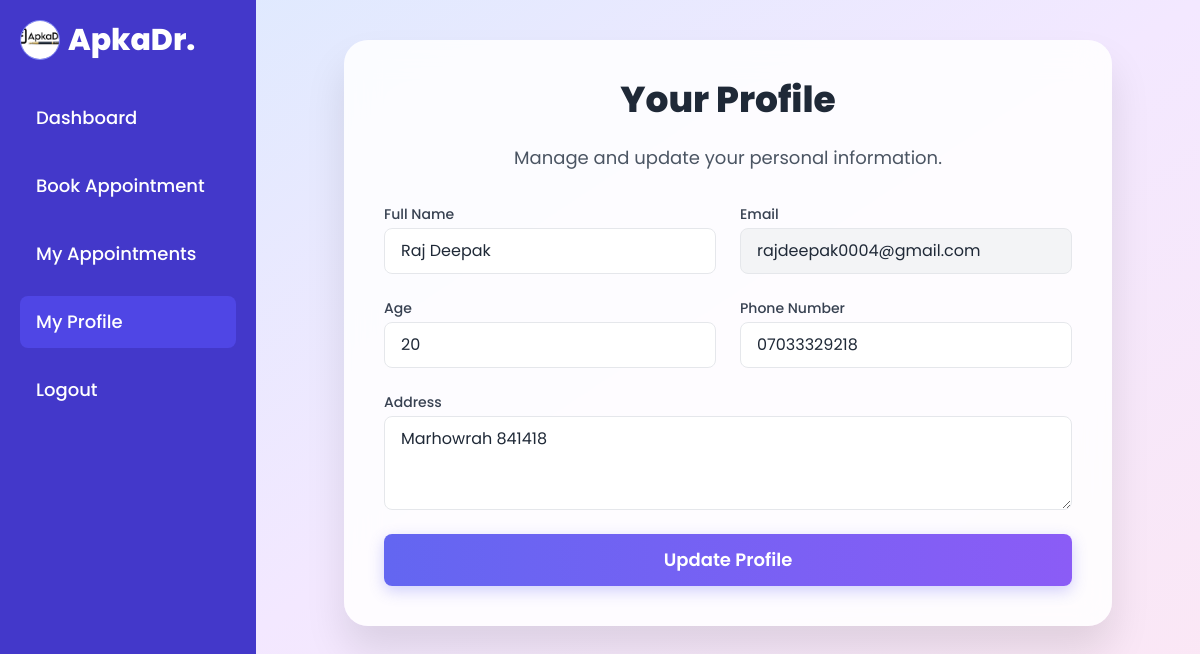
Page /user/profile (signed in) on the committed database.
### backend/models.py (models this page shows)
class User(db.Model):
    id = db.Column(db.Integer(), primary_key=True)
    fullName = db.Column(db.String(), nullable=False)  # Removed unique=True
    email = db.Column(db.String(), unique=True, nullable=False)
    age = db.Column(db.Integer(), nullable=False)
    phone = db.Column(db.String(), nullable=False)
    address = db.Column(db.String(), nullable=False)
    password = db.Column(db.String(),nullable=False)
    type = db.Column(db.String(), default="general")
    appointments = db.relationship('Appointment', backref='patient', lazy=True, primaryjoin="User.id == Appointment.user_id")

### backend/controllers.py (the view, shortened to what this page needs)
@app.route("/user/profile", methods=["GET", "POST"])
def user_profile():
    if session.get("user_type") != "general":
        flash("Unauthorized access", "danger")
        return redirect(url_for("login_page"))
    user_id = session.get("user_id")
    user = User.query.get_or_404(user_id)
    return render_template("user/user_profile.html", user=user)

### templates/user/user_profile.html (shortened to what this page needs)
<!DOCTYPE html>
<html lang="en">
<head>
    <script src="https://cdn.tailwindcss.com"></script>
</head>
<body class="bg-gradient-to-br from-blue-100 via-purple-100 to-pink-100 min-h-screen flex flex-col">
    <div class="flex flex-1">
        <nav id="sidebar" class="sidebar fixed inset-y-0 left-0 bg-indigo-700 text-white w-64 p-5 z-50 md:relative md:translate-x-0">
            <div class="flex justify-between items-center mb-10 md:mb-8">
                <div class="hidden md:flex items-center gap-2">
                    <img src="/static/images/apkadr.logo.jpg" alt="ApkaDr. Logo" class="h-10 w-10 rounded-full object-cover border border-indigo-400">
                    <h4 class="text-3xl font-extrabold">ApkaDr.</h4>
                </div>
            </div>
            <ul class="nav flex flex-col space-y-4">
                <li><a class="nav-link block py-3 px-4 rounded-lg hover:bg-indigo-600 transition duration-200 text-white text-lg font-medium" href="{{ url_for('user_dashboard', user_id=session.get('user_id')) }}">Dashboard</a></li>
                <li><a class="nav-link block py-3 px-4 rounded-lg hover:bg-indigo-600 transition duration-200 text-white text-lg font-medium" href="{{ url_for('search_doctors') }}">Book Appointment</a></li>
                <li><a class="nav-link block py-3 px-4 rounded-lg hover:bg-indigo-600 transition duration-200 text-white text-lg font-medium" href="{{ url_for('my_appointments') }}">My Appointments</a></li>
                <li><a class="nav-link block py-3 px-4 rounded-lg bg-indigo-600 text-white text-lg font-medium" href="{{ url_for('user_profile') }}">My Profile</a></li>
                <li><a class="nav-link block py-3 px-4 rounded-lg hover:bg-indigo-600 transition duration-200 text-white text-lg font-medium" href="{{ url_for('logout') }}">Logout</a></li>
            </ul>
        </nav>
        <main class="flex-1 p-6 md:p-10">
            <div class="card-aesthetic p-6 md:p-10 max-w-3xl mx-auto">
                <h2 class="text-3xl md:text-4xl font-extrabold text-gray-800 mb-6 text-center">Your Profile</h2>
                <p class="text-gray-600 text-lg mb-8 text-center">Manage and update your personal information.</p>
                <form class="space-y-6" method="POST" action="{{ url_for('user_profile') }}" enctype="multipart/form-data">
                    <div class="grid grid-cols-1 md:grid-cols-2 gap-6">
                        <div>
                            <label for="fullName" class="block text-sm font-medium text-gray-700 mb-1">Full Name</label>
                            <input type="text" class="input-aesthetic block w-full px-4 py-2.5 rounded-lg text-gray-800 placeholder-gray-400" id="fullName" name="fullName" value="{{ user.fullName }}" required>
                        </div>
                        <div>
                            <label for="email" class="block text-sm font-medium text-gray-700 mb-1">Email</label>
                            <input type="email" class="input-aesthetic block w-full px-4 py-2.5 rounded-lg text-gray-800 placeholder-gray-400 bg-gray-100 cursor-not-allowed" id="email" name="email" value="{{ user.email }}" readonly>
                        </div>
                    </div>
                    <div class="grid grid-cols-1 md:grid-cols-2 gap-6">
                        <div>
                            <label for="age" class="block text-sm font-medium text-gray-700 mb-1">Age</label>
                            <input type="number" min="0" max="120" class="input-aesthetic block w-full px-4 py-2.5 rounded-lg text-gray-800 placeholder-gray-400" id="age" name="age" value="{{ user.age }}" required>
                        </div>
                        <div>
                            <label for="phone" class="block text-sm font-medium text-gray-700 mb-1">Phone Number</label>
                            <input type="tel" class="input-aesthetic block w-full px-4 py-2.5 rounded-lg text-gray-800 placeholder-gray-400" id="phone" name="phone" value="{{ user.phone }}" required>
                        </div>
                    </div>
                    <div>
                        <label for="address" class="block text-sm font-medium text-gray-700 mb-1">Address</label>
                        <textarea class="input-aesthetic block w-full px-4 py-2.5 rounded-lg text-gray-800 placeholder-gray-400 resize-y" id="address" name="address" rows="3" placeholder="Enter your full address">{{ user.address }}</textarea>
                    </div>
                    <button type="submit" class="button-aesthetic w-full py-3 rounded-lg text-white text-lg font-semibold focus:outline-none focus:ring-2 focus:ring-offset-2 focus:ring-indigo-500">
                        Update Profile
                    </button>
                </form>
            </div>
        </main>
    </div>
</body>
</html>

### templates/user/user_profile.html (style rules this page uses)
body { font-family: 'Poppins', sans-serif; overflow-x: hidden; }
:root { --apkadr-dark-blue: #1e3a8a; --apkadr-gold: #facc15; --apkadr-black: #343a40; --apkadr-light-gray: #f7f7f7; --apkadr-white: #ffffff; }
.card-aesthetic { background: rgba(255, 255, 255, 0.85); backdrop-filter: blur(16px); border-radius: 1.5rem; box-shadow: 0 25px 40px rgba(0, 0, 0, 0.1); transition: transform 0.3s ease, box-shadow 0.3s ease; }
.input-aesthetic { border: 1px solid #e5e7eb; transition: all 0.3s ease; }
.button-aesthetic { background: linear-gradient(to right, #6366f1, #8b5cf6); transition: all 0.3s ease; box-shadow: 0 5px 15px rgba(99, 102, 241, 0.3); }
.sidebar { transition: transform 0.3s ease-in-out; transform: translateX(-100%); box-shadow: 5px 0 15px rgba(0,0,0,0.1); }
@media (min-width: 768px) { .sidebar { transform: translateX(0); position: relative; box-shadow: none; } }

### rows in the picture
User: fullName "Raj Deepak", email "rajdeepak0004@gmail.com", age "20", phone "07033329218", address "Marhowrah 841418"
